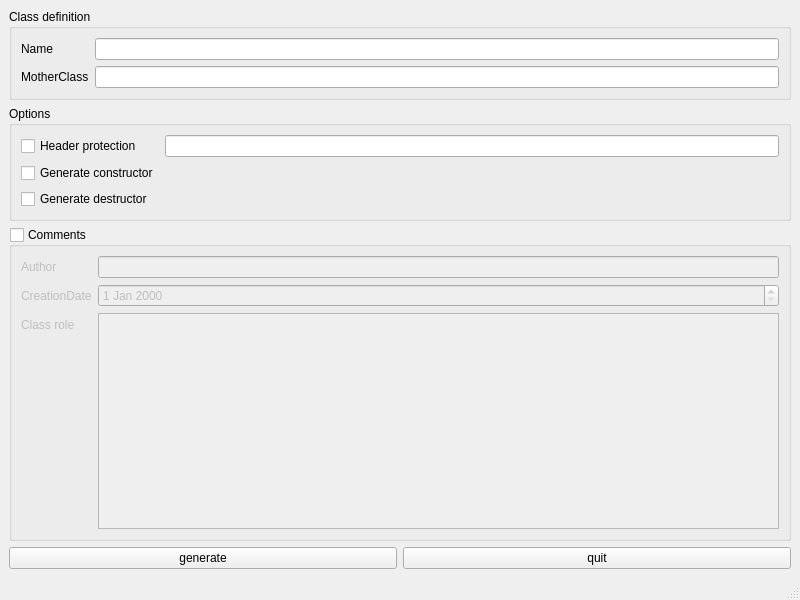
<?xml version="1.0" encoding="UTF-8"?>
<ui version="4.0">
 <class>MainWindow</class>
 <widget class="QMainWindow" name="MainWindow">
  <property name="geometry">
   <rect>
    <x>0</x>
    <y>0</y>
    <width>800</width>
    <height>600</height>
   </rect>
  </property>
  <property name="windowTitle">
   <string>MainWindow</string>
  </property>
  <widget class="QWidget" name="centralwidget">
   <layout class="QVBoxLayout" name="verticalLayout_2">
    <item>
     <widget class="QGroupBox" name="groupClassDefinition">
      <property name="title">
       <string>Class definition</string>
      </property>
      <layout class="QVBoxLayout" name="verticalLayout_4">
       <item>
        <layout class="QFormLayout" name="formLayout_3">
         <item row="1" column="0">
          <widget class="QLabel" name="nameLabel">
           <property name="text">
            <string>Name</string>
           </property>
          </widget>
         </item>
         <item row="1" column="1">
          <widget class="QLineEdit" name="name"/>
         </item>
         <item row="2" column="0">
          <widget class="QLabel" name="motherClassLabel">
           <property name="text">
            <string>MotherClass</string>
           </property>
          </widget>
         </item>
         <item row="2" column="1">
          <widget class="QLineEdit" name="motherClass"/>
         </item>
        </layout>
       </item>
      </layout>
     </widget>
    </item>
    <item>
     <widget class="QGroupBox" name="groupOptions">
      <property name="title">
       <string>Options</string>
      </property>
      <layout class="QGridLayout" name="gridLayout">
       <item row="0" column="0">
        <widget class="QCheckBox" name="checkHeader">
         <property name="text">
          <string>Header protection</string>
         </property>
        </widget>
       </item>
       <item row="0" column="1">
        <widget class="QLineEdit" name="headerEdit"/>
       </item>
       <item row="1" column="0">
        <widget class="QCheckBox" name="checkConstructor">
         <property name="text">
          <string>Generate constructor</string>
         </property>
        </widget>
       </item>
       <item row="2" column="0">
        <widget class="QCheckBox" name="checkDestructor">
         <property name="text">
          <string>Generate destructor</string>
         </property>
        </widget>
       </item>
      </layout>
     </widget>
    </item>
    <item>
     <widget class="QGroupBox" name="groupComments">
      <property name="title">
       <string>Comments</string>
      </property>
      <property name="checkable">
       <bool>true</bool>
      </property>
      <property name="checked">
       <bool>false</bool>
      </property>
      <layout class="QVBoxLayout" name="verticalLayout_3">
       <item>
        <layout class="QFormLayout" name="formLayout_2">
         <item row="0" column="0">
          <widget class="QLabel" name="authorLabel">
           <property name="text">
            <string>Author</string>
           </property>
          </widget>
         </item>
         <item row="0" column="1">
          <widget class="QLineEdit" name="author"/>
         </item>
         <item row="1" column="0">
          <widget class="QLabel" name="creationDateLabel">
           <property name="text">
            <string>CreationDate</string>
           </property>
          </widget>
         </item>
         <item row="1" column="1">
          <widget class="QDateEdit" name="creationDate"/>
         </item>
         <item row="2" column="0">
          <widget class="QLabel" name="classRoleLabel">
           <property name="text">
            <string>Class role</string>
           </property>
          </widget>
         </item>
         <item row="2" column="1">
          <widget class="QTextEdit" name="classRole"/>
         </item>
        </layout>
       </item>
      </layout>
     </widget>
    </item>
    <item>
     <layout class="QHBoxLayout" name="horizontalLayout">
      <item>
       <widget class="QPushButton" name="generateButton">
        <property name="text">
         <string>generate</string>
        </property>
       </widget>
      </item>
      <item>
       <widget class="QPushButton" name="quitButton">
        <property name="text">
         <string>quit</string>
        </property>
       </widget>
      </item>
     </layout>
    </item>
   </layout>
  </widget>
  <widget class="QMenuBar" name="menubar">
   <property name="geometry">
    <rect>
     <x>0</x>
     <y>0</y>
     <width>800</width>
     <height>21</height>
    </rect>
   </property>
  </widget>
  <widget class="QStatusBar" name="statusbar"/>
 </widget>
 <resources/>
 <connections>
  <connection>
   <sender>quitButton</sender>
   <signal>clicked()</signal>
   <receiver>MainWindow</receiver>
   <slot>close()</slot>
   <hints>
    <hint type="sourcelabel">
     <x>596</x>
     <y>558</y>
    </hint>
    <hint type="destinationlabel">
     <x>399</x>
     <y>299</y>
    </hint>
   </hints>
  </connection>
  <connection>
   <sender>checkHeader</sender>
   <signal>clicked(bool)</signal>
   <receiver>headerEdit</receiver>
   <slot>setVisible(bool)</slot>
   <hints>
    <hint type="sourcelabel">
     <x>70</x>
     <y>190</y>
    </hint>
    <hint type="destinationlabel">
     <x>173</x>
     <y>188</y>
    </hint>
   </hints>
  </connection>
 </connections>
</ui>
